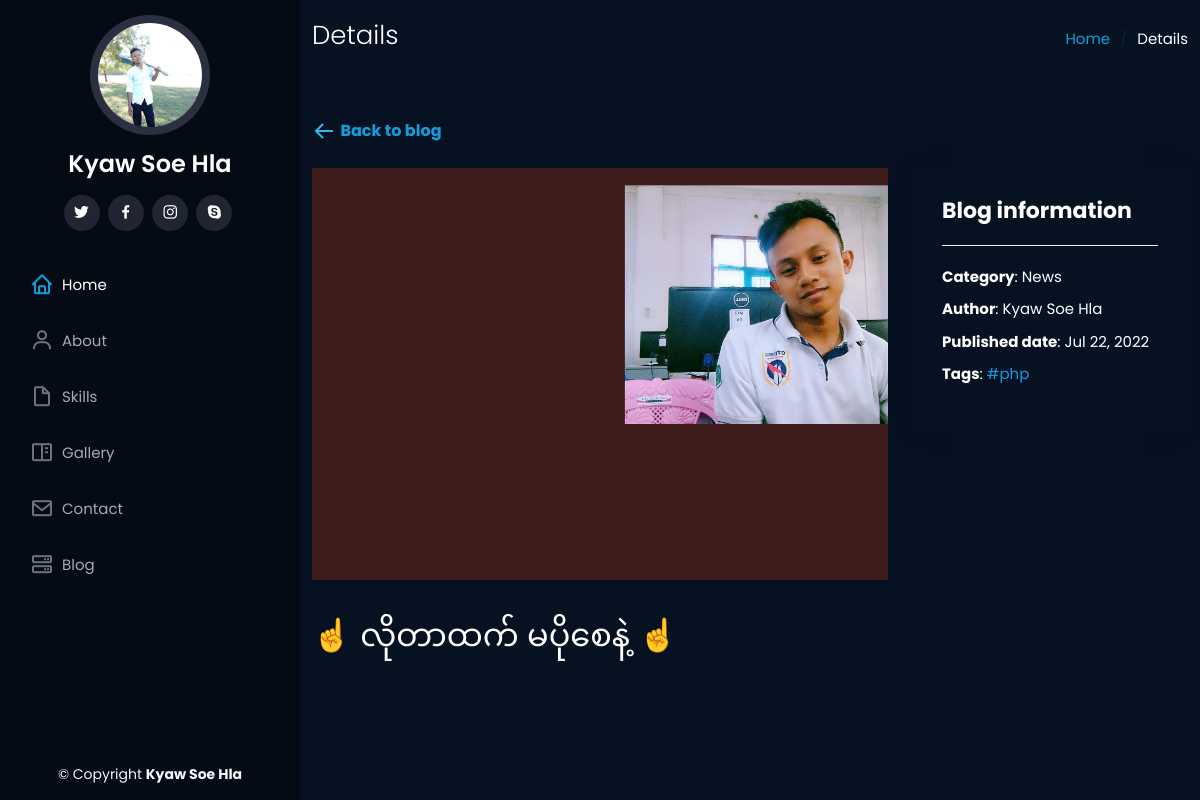
The app's page /post/လတထက-မပစန/, older data.
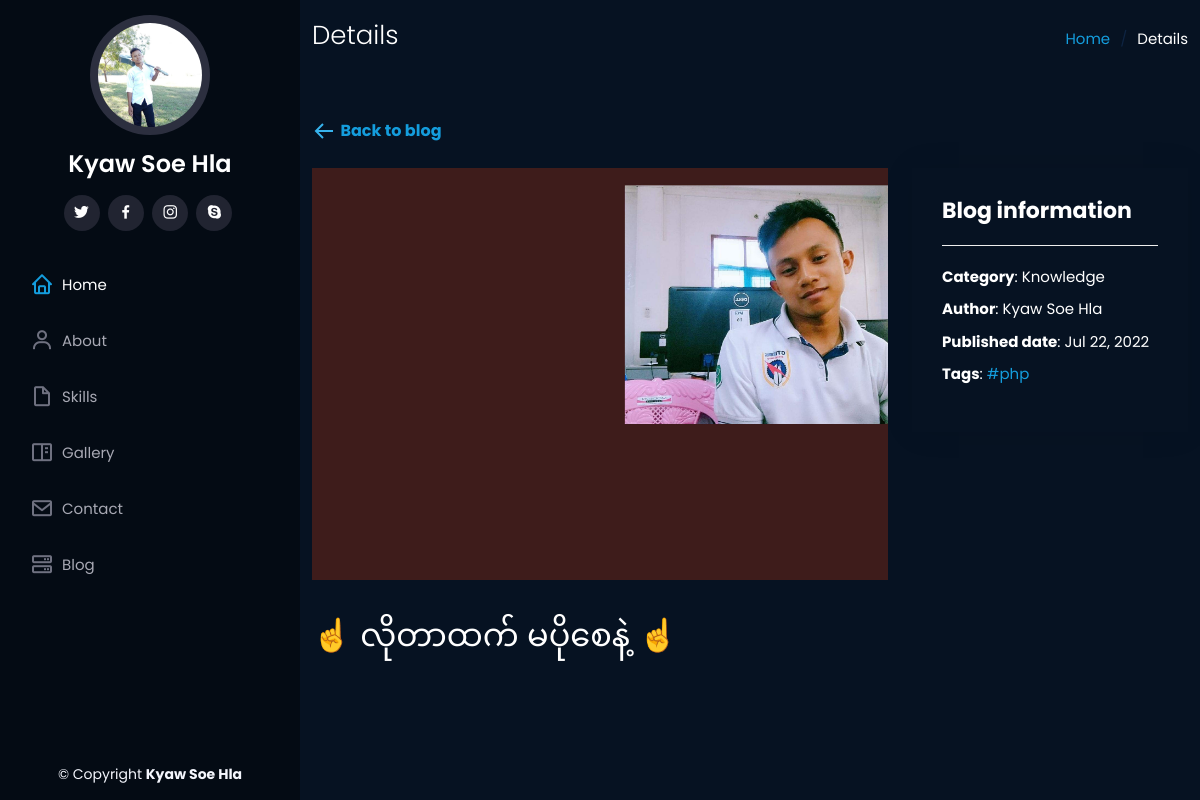
The same page, newer data.
### core/models.py (models this page shows, shortened)
class Blog(models.Model):
    title = models.CharField(max_length=255)
    category = models.ForeignKey(Category, on_delete=models.CASCADE)
    slug = models.SlugField(
            default='',
            editable=False,
            unique=True
        )
    author = models.ForeignKey(User, on_delete=models.CASCADE ,default='Kyaw Soe Hla')
    content = QuillField()
    short_content = QuillField(null=True,blank=True)
    image = models.ImageField(upload_to = 'static/%Y/%m/%d/blogimages', blank= True,null=True,default='static/assets/img/hero-bg.jpg')
    tags = models.ManyToManyField(Tag)
    created = models.DateTimeField(auto_now_add=True)
    updated = models.DateTimeField(auto_now=True)
    feature = models.BooleanField(default=True)
    views=models.IntegerField(default=0,null=True,blank=True)
    class Meta:
        ordering = ('-created',)
        verbose_name = 'Post'
        verbose_name_plural = 'Post'

class Category(models.Model):
    name = models.CharField(max_length=100)
    color_code = models.CharField(max_length=100,null=True,blank=True)
    slug = models.SlugField(
            default='',
            editable=False,
            unique=True
        )
    created = models.DateTimeField(auto_now_add=True)
    updated = models.DateTimeField(auto_now=True)
    class Meta:
        verbose_name = 'Category'
        verbose_name_plural = 'Category'
    def __str__(self):
        return self.name

### core/views.py (the view)
# urls.py: path('post/<str:slug>/', views.detail, name="detail"),
def detail(request,slug):
    blog = Blog.objects.get(slug=slug)
    context = {'blog':blog}
    return render(request,'layouts/detail.html',context)

### core/models.py (called while the page is built)
    def __str__(self):
        return self.name

### templates/layouts/detail.html (shortened to what this page needs)
{% extends 'layouts/main.html' %} {% load static %}{% block title %}{{blog.title}}{% endblock title %} {% block content %}
<main id="main">
  <section id="breadcrumbs" class="breadcrumbs">
    <div class="container">
      <div class="d-flex justify-content-between align-items-center">
        <h2>Details</h2>
        <ol>
          <li><a href="{% url 'home' %}">Home</a></li>
          <li>Details</li>
        </ol>
      </div>
    </div>
  </section>
  <section id="portfolio-details" class="portfolio-details">
    <div class="container">
      <div class="row gy-4">
        <a href="{% url 'allblog' %}" class="fw-bold"><svg xmlns="http://www.w3.org/2000/svg" width="25" height="25" style="fill: #37b3ed;transform: ;msFilter:;"><path d="M21 11H6.414l5.293-5.293-1.414-1.414L2.586 12l7.707 7.707 1.414-1.414L6.414 13H21z"></path></svg> Back to blog</a>
        <div class="col-lg-8">
          <div class="portfolio-details-slider swiper">
            <div class="swiper-wrapper align-items-center">
              <div class="swiper-slide# pb-3">
                <img
                  src="{{blog.image.url}}"
                  alt=""
                />
              </div>
            </div>
          </div>
          <h2>{{blog.title}}</h2>
        </div>
        <div class="col-lg-4">
          <div class="portfolio-info">
            <h3>Blog information</h3>
            <ul>
              <li><strong>Category</strong>: {{blog.category}}</li>
              <li><strong>Author</strong>: {{blog.author.first_name}} {{blog.author.last_name}}</li>
              <li><strong>Published date</strong>: {{blog.created|date:'M d, Y'}}</li>
              <li>
                <strong>Tags</strong>: <a href="#">{% for tag in blog.tags.all %}
                    #{{tag}}
                    {% endfor %}</a>
              </li>
            </ul>
          </div>
        </div>
      </div>
    </div>
  </section>
</main>
{% endblock content %}

Row changes from the older to the newer data that the page shows:
changed Blog "☝ လိုတာထက် မပိုစေနဲ့ ☝": category "News" → "Knowledge"
